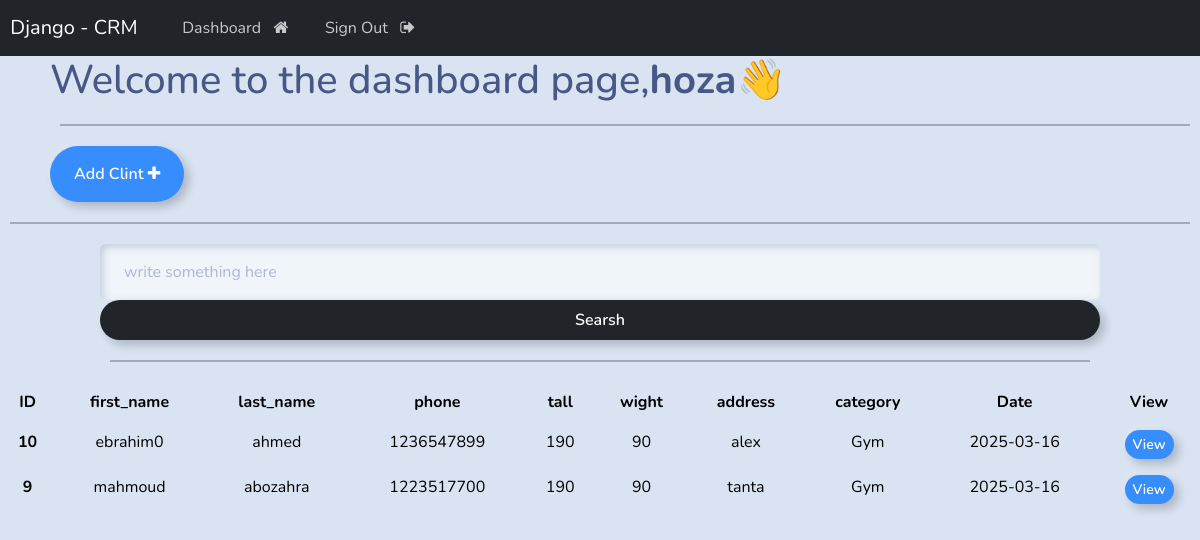
The page /dashboard/ (signed in) on the database its author committed.
### web_app/models.py (models this page shows, shortened)
class Clint(models.Model):
    first_name = models.CharField(max_length=250 )
    last_name = models.CharField(max_length=250,blank=True , null=True)
    phone = models.IntegerField(blank=True , null=True)
    tall = models.IntegerField(blank=True , null=True)
    wight = models.IntegerField(blank=True , null=True)
    address = models.CharField(max_length=50,blank=True , null=True)
    created_at = models.DateTimeField(auto_now_add=True)
    category = models.ForeignKey(Category , on_delete=models.CASCADE)
    class Meta:
        ordering = ['-created_at']

class Category(models.Model):
    name = models.CharField(max_length=250)
    create_at=models.DateTimeField(auto_now_add=True)
    def __str__(self):
        return self.name

### web_app/views.py (the view)
# urls.py: path('dashboard/',views.dashboard,name='dashboard'),
@login_required(login_url='my_login')
def dashboard(request):
    clints = Clint.objects.all()
    form = ClintForm()
    context = {
        'clints': clints,
        'form': form,
    }
    return render(request, 'web/dashboard.html', context)

### web_app/forms.py
class ClintForm(forms.ModelForm):
    class Meta:
        model = Clint
        fields = ['first_name','last_name','phone','tall','wight','address','category']

### templates/web/dashboard.html (shortened to what this page needs)
{% extends 'base.html'%}
{% load crispy_forms_tags %}
{% block content %}
<h1 style="padding-left:50px ;">Welcome to the dashboard page,<b>{{user}}👋 </b></h1>
<div style="padding-left:50px ;">
    <hr style="border:1px solid black ; margin: 20px 10px;">
    <button type="button" class="btn btn-outline-primary" data-toggle="modal" data-target="#addClintModal">
      Add Clint <i class="fa fa-plus" aria-hidden="true"></i>
    </button>
</div>
<hr style="border:1px solid black ; margin: 20px 10px;">
<div class="text-center" style="margin: 0px 100px;">
    <form action="{% url 'search' %}" method="get">
        <input type="search" name="query" placeholder="write something here" class="form-control mr-sm-2">
        <button type="submit" class="btn btn-outline-dark w-100 btn-block p-2">Searsh</button>
    </form>
    <hr style="border:1px solid black ; margin: 20px 10px;">
</div>
<div class="text-center">
    <table class="table">
        <thead class="thead-dark">
            <tr>
                <th scope="col">ID</th>
                <th scope="col">first_name</th>
                <th scope="col">last_name</th>
                <th scope="col">phone</th>
                <th scope="col">tall</th>
                <th scope="col">wight</th>
                <th scope="col">address</th>
                <th scope="col">category</th>
                <th scope="col">Date</th>
                <th scope="col">View</th>
            </tr>
        </thead>
        <tbody>
            {% if clints %}
            {% for clint in clints %}
            <tr>
                <th scope="row">{{ clint.id }}</th>
                <td>{{ clint.first_name }}</td>
                <td>{{ clint.last_name }}</td>
                <td>{{ clint.phone }}</td>
                <td>{{ clint.tall }}</td>
                <td>{{ clint.wight }}</td>
                <td>{{ clint.address }}</td>
                <td>{{ clint.category }}</td>
                <td>{{ clint.created_at|date:"Y-m-d" }}</td>
                <td>
                    <a href="{% url 'view' clint.id %}" class="btn btn-outline-primary btn-sm">View</a>
                </td>
            </tr>
            {% endfor %}
            {%endif%}
        </tbody>
    </table>
</div>
{% endblock content %}

### templates/base.html (shortened to what this page needs)
{% load static %}
<!DOCTYPE html>
<html lang="en">
<head>
    <link rel="stylesheet" href="https://bootswatch.com/5/morph/bootstrap.min.css">
    <link rel="stylesheet" href="https://cdnjs.cloudflare.com/ajax/libs/font-awesome/4.7.0/css/font-awesome.min.css">
</head>
<body>
    {% include "parts/navbar.html" %} {% block content %}{% endblock content %}
</body>
</html>

### templates/parts/navbar.html (shortened to what this page needs)
<nav class="navbar navbar-expand-lg navbar-dark bg-dark justify-content-center">
    <a class="navbar-brand main-heading" href="{% url 'Home' %}">
      &nbsp; Django - CRM
    </a>
      <div class="collapse navbar-collapse text-center" id="navbarNavDropdown">
        <ul class="navbar-nav mr-auto">
          {% if user.is_authenticated %}
            <li class="nav-item">
              <a class="nav-link" href="{% url 'dashboard' %}">Dashboard &nbsp; <i class="fa fa-home" aria-hidden="true"></i> </a>
            </li>
            <li class="nav-item">
              <a class="nav-link" href="{% url 'my_logout' %}">Sign Out &nbsp; <i class="fa fa-sign-out" aria-hidden="true"></i> </a>
            </li>
          {% endif %}
        </ul>
      </div>
  </nav>

### rows shown on the page
Clint: id "10", first_name "ebrahim0", last_name "ahmed", phone "1236547899", tall "190", wight "90", address "alex", category "Gym", created_at "2025-03-16"
Clint: id "9", first_name "mahmoud", last_name "abozahra", phone "1223517700", tall "190", wight "90", address "tanta", category "Gym", created_at "2025-03-16"

### other values the page prints
{{ user }} "hoza"
